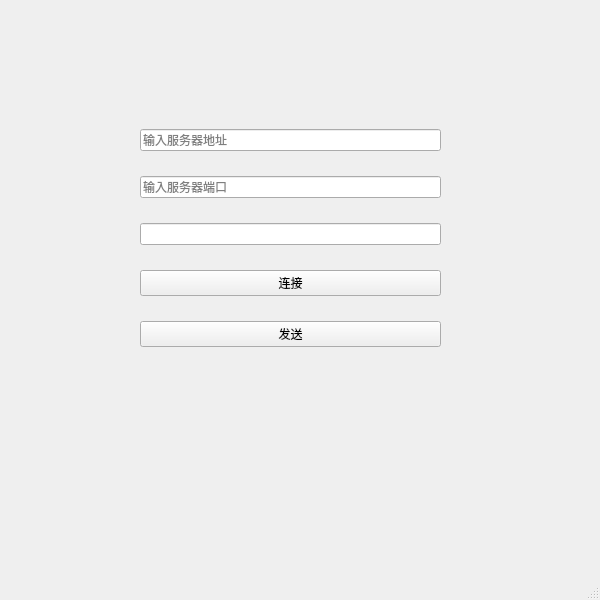
<?xml version="1.0" encoding="UTF-8"?>
<ui version="4.0">
 <class>client</class>
 <widget class="QMainWindow" name="client">
  <property name="geometry">
   <rect>
    <x>0</x>
    <y>0</y>
    <width>600</width>
    <height>600</height>
   </rect>
  </property>
  <property name="minimumSize">
   <size>
    <width>600</width>
    <height>600</height>
   </size>
  </property>
  <property name="maximumSize">
   <size>
    <width>600</width>
    <height>600</height>
   </size>
  </property>
  <property name="windowTitle">
   <string>client</string>
  </property>
  <widget class="QWidget" name="centralwidget">
   <widget class="QWidget" name="verticalLayoutWidget">
    <property name="geometry">
     <rect>
      <x>140</x>
      <y>110</y>
      <width>301</width>
      <height>261</height>
     </rect>
    </property>
    <layout class="QVBoxLayout" name="verticalLayout">
     <item>
      <widget class="QLineEdit" name="portLineEdit">
       <property name="placeholderText">
        <string>输入服务器地址</string>
       </property>
      </widget>
     </item>
     <item>
      <widget class="QLineEdit" name="hostLineEdit">
       <property name="placeholderText">
        <string>输入服务器端口</string>
       </property>
      </widget>
     </item>
     <item>
      <widget class="QLineEdit" name="messageLineEdit"/>
     </item>
     <item>
      <widget class="QPushButton" name="connectButton">
       <property name="text">
        <string>连接</string>
       </property>
      </widget>
     </item>
     <item>
      <widget class="QPushButton" name="sendButton">
       <property name="text">
        <string>发送</string>
       </property>
      </widget>
     </item>
    </layout>
   </widget>
  </widget>
  <widget class="QMenuBar" name="menubar">
   <property name="geometry">
    <rect>
     <x>0</x>
     <y>0</y>
     <width>600</width>
     <height>24</height>
    </rect>
   </property>
  </widget>
  <widget class="QStatusBar" name="statusbar"/>
 </widget>
 <resources/>
 <connections/>
</ui>
